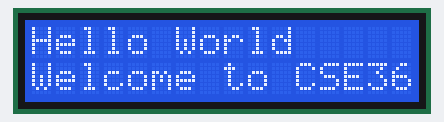
Bench run of a sketch on a simulated Arduino Uno, built with avr-gcc and run on an emulated ATmega328P. Parts: 16×2 character LCD.

Above: at 0.1 s.
At 5.2 s:
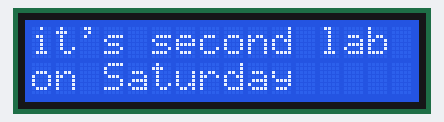

The sketch:

Lab2Task2.ino
```cpp
#include <Wire.h>
#include <LiquidCrystal_I2C.h>
LiquidCrystal_I2C lcd(0x27, 16, 2);
void setup() {
  lcd.init();
  lcd.backlight();

}

void loop() {
  lcd.setCursor(0,0);
  lcd.print("Hello World");
  lcd.setCursor(0,1);
  lcd.print("Welcome to CSE360");
  delay(5000);
  lcd.clear();

  lcd.setCursor(0,0);
  lcd.print("it's second lab");
  lcd.setCursor(0,1);
  lcd.print("on Saturday");
  delay(5000);
  lcd.clear();

}
```

Measured:
- what the display in image 1 shows lasts 5.0 s, from 5.1 s to 10.1 s
